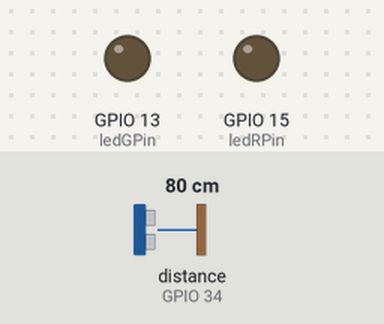
This sketch was run on a simulated ESP32. Parts: output pins drawn as LEDs (lit = HIGH). Wiring (inferred from the names in the program): ultrasonic range finder: trigger GPIO 23; echo GPIO 34. Inputs (shaded band) come from the test bench; at power-on: distance to the obstacle (sensor on GPIO 34) 80 cm. The echo pulse lasts 58.3 µs per cm; pins used as bus, display or sensor lines are not drawn; what the sketch prints to the serial monitor is not drawn.

Above: at 1.2 s.
1.3 s: distance to the obstacle (sensor on GPIO 34) set to 2 cm
At 2.3 s:
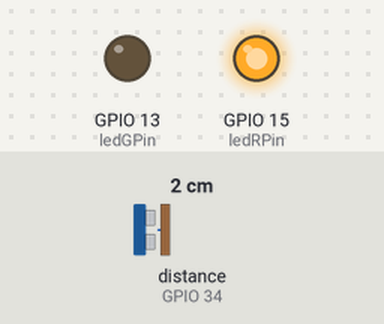
2.8 s: distance to the obstacle (sensor on GPIO 34) set to 4 cm
At 3.2 s:
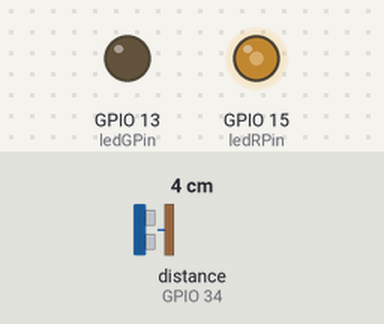
4.3 s: distance to the obstacle (sensor on GPIO 34) set to 2 cm
At 5.6 s:
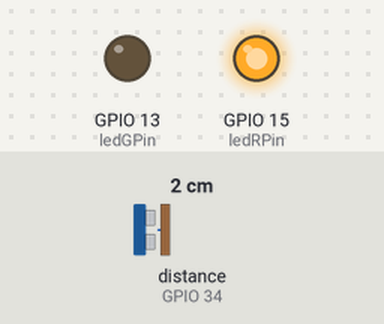
Timing chart, 0 to 7.3 s (numbered marks = the images above; inputs shaded):
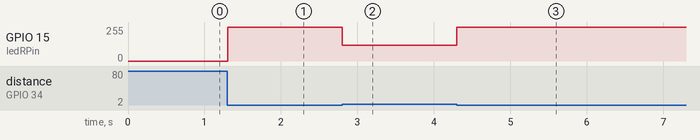

The sketch:

Ultrasonic.ino
```cpp
#include <Arduino.h>

// Ultrasonic Sensor
const int trig = 23;
const int echo = 34;
// LEDs
const int ledGPin = 13;
const int ledRPin = 15;
const int freq = 5000;
const int res = 8;

const int ledRChannel = 0;
const int ledGChannel = 1;

float lastscantime;
long duration;
int distance;

void setup() {
    Serial.begin(115200);
    pinMode(trig, OUTPUT);
    pinMode(echo, INPUT);
    pinMode(ledGPin, OUTPUT);
    pinMode(ledRPin, OUTPUT);
    ledcAttach(ledRPin, freq, res);
    ledcAttach(ledGPin, freq, res);
}

void loop() {
  distancecheck();
}

void distancecheck(){

  if(lastscantime - millis() <= 200){
    //triggering scan
    digitalWrite(trig, LOW);
    delayMicroseconds(2);
    digitalWrite(trig, HIGH);
    delayMicroseconds(10);
    digitalWrite(trig, LOW);

    duration = pulseIn(echo, HIGH, 50000); // Timeout of 50ms
    // calculating distance
    distance = duration * 0.034 / 2;
    lastscantime = millis();
  // Calculate PWM value based on distance, use floating-point division
    float pwm = 355 * (1.0 / distance); // 355 used for higher voltage to led - better visability, less strobing due to distance change
    pwm = constrain(pwm, 0, 255);  // Clamp PWM to 0-255 range

    // Adjusting LED brightness based on distance
    if (distance <= 10) {
        ledcWrite(ledRPin, pwm);  // Use the correct channel for the red LED
    } else {
        ledcWrite(ledRPin, LOW);  // Turn off the red LED
    }

    // Debugging output
    Serial.print("Distance: ");
    Serial.println(distance);
  }

}
```

Measured:
- after the input at 1.3 s, GPIO 15 (ledRPin): 0/255 → 255/255 at once
- after the input at 2.8 s, GPIO 15 (ledRPin): 255/255 → 118/255 at once
- after the input at 4.3 s, GPIO 15 (ledRPin): 118/255 → 255/255 at once
